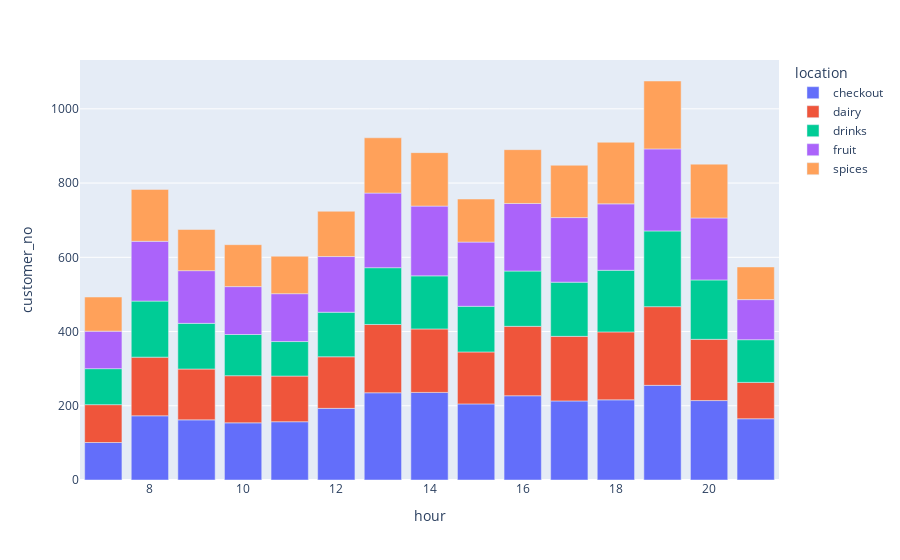

The notebook cell saved with this chart:
### Code cell
px.bar(total_customers_time, x='hour', y='customer_no', color="location")

### Figure 1 — Plotly figure (JSON) as saved in the notebook; plotly's stock layout.template omitted (floating-point values rounded to 4 significant figures)
{"data": [{"alignmentgroup": "True", "hovertemplate": "location=checkout<br>hour=%{x}<br>customer_no=%{y}<extra></extra>", "legendgroup": "checkout", "marker": {"color": "#636efa", "pattern": {"shape": ""}}, "name": "checkout", "offsetgroup": "checkout", "orientation": "v", "showlegend": true, "textposition": "auto", "type": "bar", "x": [7, 8, 9, 10, 11, 12, 13, 14, 15, 16, 17, 18, 19, 20, 21], "xaxis": "x", "y": [101, 173, 162, 154, 157, 193, 235, 236, 205, 227, 213, 216, 255, 214, 165], "yaxis": "y"}, {"alignmentgroup": "True", "hovertemplate": "location=dairy<br>hour=%{x}<br>customer_no=%{y}<extra></extra>", "legendgroup": "dairy", "marker": {"color": "#EF553B", "pattern": {"shape": ""}}, "name": "dairy", "offsetgroup": "dairy", "orientation": "v", "showlegend": true, "textposition": "auto", "type": "bar", "x": [7, 8, 9, 10, 11, 12, 13, 14, 15, 16, 17, 18, 19, 20, 21], "xaxis": "x", "y": [102, 158, 137, 127, 123, 139, 184, 171, 140, 187, 174, 183, 212, 165, 98], "yaxis": "y"}, {"alignmentgroup": "True", "hovertemplate": "location=drinks<br>hour=%{x}<br>customer_no=%{y}<extra></extra>", "legendgroup": "drinks", "marker": {"color": "#00cc96", "pattern": {"shape": ""}}, "name": "drinks", "offsetgroup": "drinks", "orientation": "v", "showlegend": true, "textposition": "auto", "type": "bar", "x": [7, 8, 9, 10, 11, 12, 13, 14, 15, 16, 17, 18, 19, 20, 21], "xaxis": "x", "y": [97, 151, 123, 111, 93, 120, 153, 143, 123, 149, 146, 166, 204, 160, 115], "yaxis": "y"}, {"alignmentgroup": "True", "hovertemplate": "location=fruit<br>hour=%{x}<br>customer_no=%{y}<extra></extra>", "legendgroup": "fruit", "marker": {"color": "#ab63fa", "pattern": {"shape": ""}}, "name": "fruit", "offsetgroup": "fruit", "orientation": "v", "showlegend": true, "textposition": "auto", "type": "bar", "x": [7, 8, 9, 10, 11, 12, 13, 14, 15, 16, 17, 18, 19, 20, 21], "xaxis": "x", "y": [101, 161, 142, 129, 129, 150, 201, 188, 173, 182, 174, 179, 221, 167, 108], "yaxis": "y"}, {"alignmentgroup": "True", "hovertemplate": "location=spices<br>hour=%{x}<br>customer_no=%{y}<extra></extra>", "legendgroup": "spices", "marker": {"color": "#FFA15A", "pattern": {"shape": ""}}, "name": "spices", "offsetgroup": "spices", "orientation": "v", "showlegend": true, "textposition": "auto", "type": "bar", "x": [7, 8, 9, 10, 11, 12, 13, 14, 15, 16, 17, 18, 19, 20, 21], "xaxis": "x", "y": [92, 140, 111, 113, 101, 122, 149, 144, 116, 145, 141, 166, 183, 145, 88], "yaxis": "y"}], "layout": {"barmode": "relative", "legend": {"title": {"text": "location"}, "tracegroupgap": 0}, "margin": {"t": 60}, "xaxis": {"anchor": "y", "domain": [0, 1], "title": {"text": "hour"}}, "yaxis": {"anchor": "x", "domain": [0, 1], "title": {"text": "customer_no"}}}}
